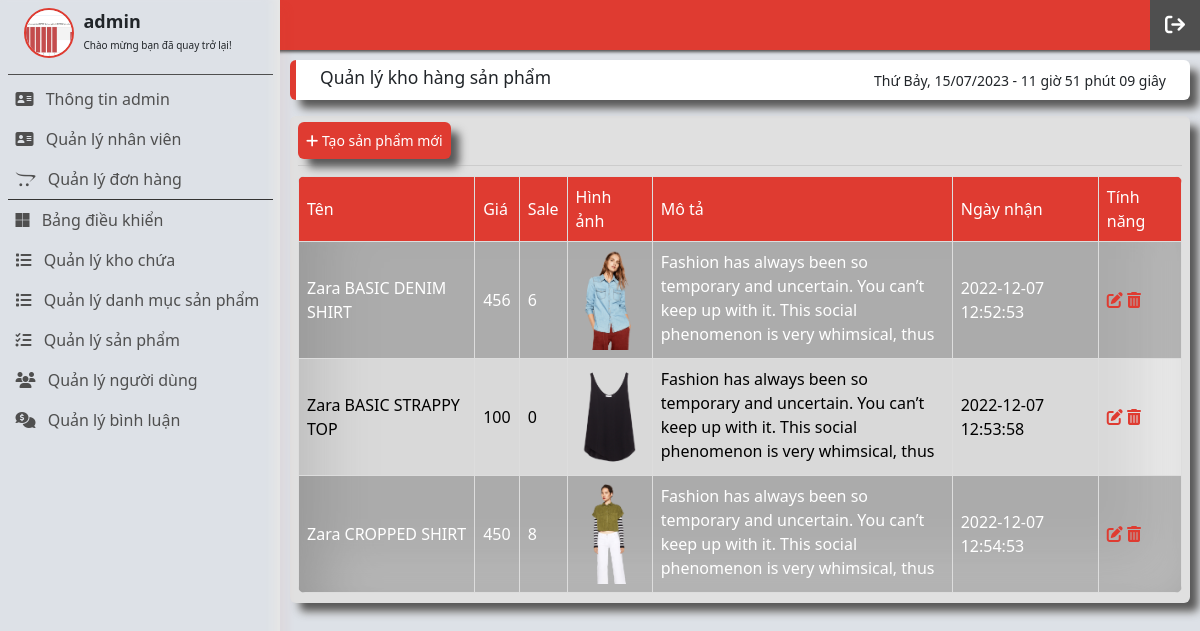
Page /admin/product-storage.php (signed in) on the committed database.
### tables this page shows
CREATE TABLE `product` (
  `id` int(11) NOT NULL COMMENT 'Mã hàng hóa',
  `name` varchar(250) NOT NULL COMMENT 'Tên hàng hóa',
  `price` float NOT NULL COMMENT 'Đơn giá',
  `saleOff` float NOT NULL COMMENT 'Mức giảm giá',
  `picture` varchar(256) NOT NULL COMMENT 'Hình ảnh',
  `date_added` timestamp NOT NULL DEFAULT current_timestamp() ON UPDATE current_timestamp() COMMENT 'Ngày nhập hàng',
  `description` text NOT NULL COMMENT 'Mô tả hàng hóa',
  `quantity` int(11) NOT NULL COMMENT 'Số lượng sản phẩm',
  `view_number` int(11) NOT NULL COMMENT 'Số lượt xem',
  `id_category` int(11) DEFAULT NULL COMMENT 'Mã loại'
);

### admin/templates/admin/layout.php (called while the page is built)
<?php
include('head.php');
include('header.php');
include('content.php');
include('footer.php');

### admin/controllers/c_product-storage.php (called while the page is built, shortened)
<?php
class c_product_storage
{
    public function get_all_product()
    {
        include('models/m_product.php');
        $get_all_product = new m_product();
        $list_all_product = $get_all_product->get_all_product();
        include('templates/admin/layout.php');
    }
}

### admin/models/database.php (called while the page is built, shortened)
<?php
class database
{
    protected $pdo = NULL;
    protected $sql = '';
    public function __construct()
    {
        try {
            $this->pdo = new PDO("mysql:host=" . DB_HOST . "; dbname=" . DB_NAME, DB_USER, DB_PWD);
            $this->pdo->query('set names "utf8"');
        } catch (PDOException $ex) {
            die($ex->getMessage());
        }
    }
    public function setQuery($sql)
    {
        $this->sql = $sql;
    }
    public function execute($options = array())
    {
        $this->sta = $this->pdo->prepare($this->sql);
        $this->sta->execute();
        return $this->sta;
    }
    public function loadAllRows($options = array())
    {
        if (!$options) {
            if (!$result = $this->execute())
                return false;
        } else {
            if (!$result = $this->execute($options))
                return false;
        }
        return $result->fetchAll(PDO::FETCH_OBJ);
    }
}

### admin/models/m_product.php (called while the page is built, shortened)
<?php
require_once "database.php";
class m_product extends database {
    public function get_all_product() {
        $sql = "select * from product";
        return $this->loadAllRows();
    }
}
?>

### admin/views/product_storage/v_product_storage.php (the view, shortened to what this page needs)
<main class="content-wrapper">
    <div class="row">
        <div class="col-md-12">
            <div class="app__title">
                <h3 class="app__title-title">Quản lý kho hàng sản phẩm</h3>
                <div id="clock"></div>
            </div>
        </div>
    </div>
    <main class="container__main">
        <div class="container__main-handler">
            <div class="container__main-link">
                <a href="add-product-storage.php">
                    <i class="fa-solid fa-plus"></i>
                    Tạo sản phẩm mới
                </a>
            </div>
        </div>
        <div class="container__table">
            <table>
                <tr>
                    <th>Tên</th>
                    <th>Giá</th>
                    <th>Sale</th>
                    <th>Hình ảnh</th>
                    <th>Mô tả</th>
                    <th>Ngày nhận</th>
                    <th>Tính năng</th>
                </tr>
                <?php foreach ($list_all_product as $key => $each) : ?>
                    <?php if($each->id_category == null) {?>
                        <tr>
                            <td><?= $each->name; ?></td>
                            <td><?= $each->price; ?></td>
                            <td><?= $each->saleOff; ?></td>
                            <td>
                                <img src="public/front-end/images/products/<?= $each->picture ?>" alt="" class="img_item">
                            </td>
                            <td class="container__table-desc-parent">
                                <div class="container__table-desc">
                                    <p><?= $each->description; ?></p>
                                </div>
                            </td>
                            <td><?= $each->date_added; ?></td>
                            <td>
                                <a href="upload-product-storage.php?id=<?= $each->id; ?>">
                                    <i class="fa-solid fa-pen-to-square"></i>
                                </a>
                                <a href="delete-product-storage.php?id=<?= $each->id; ?>">
                                    <i class="fa-solid fa-trash-can"></i>
                                </a>
                            </td>
                        </tr>
                    <?php }?>
                <?php endforeach; ?>
            </table>
        </div>
    </main>
</main>

### admin/product-storage.php (shortened to what this page needs)
<?php
include('controllers/c_product-storage.php');
if (isset($_SESSION['admin_id'])) {
    if ($_SESSION['admin_role'] == 1 || $_SESSION['admin_role'] == 2) {
        $index = new c_product_storage();
        $index->get_all_product();
    } else {
        header('location: index.php');
    }
} else {
    header('location: notfound.php');
}

### admin/templates/admin/head.php (shortened to what this page needs)
<!DOCTYPE html>
<html lang="en">
<head>
    <link href="https://cdn.jsdelivr.net/npm/bootstrap@5.2.2/dist/css/bootstrap.min.css" rel="stylesheet"
>
    <link rel="stylesheet" href="https://cdnjs.cloudflare.com/ajax/libs/font-awesome/6.2.0/css/all.min.css">
    <link rel="stylesheet" href="public/front-end/scss/main.css">
    <link rel="stylesheet" href="public/front-end/scss/content.css">
</head>
<body onload="time()">

### admin/templates/admin/header.php (shortened to what this page needs)
<header class="header">
    <div class="header__logout">
        <a href="logout_admin.php">
            <i class="fa-solid fa-arrow-right-from-bracket"></i>
        </a>
    </div>
</header>
<div class="container-fluid sidebar">
    <div class="sidebar__admin">
        <?php if (($_SESSION['admin_id']) && $_SESSION['admin_picture'] == null) { ?>
        <img src="public/front-end/images/customer/avatar-trang-facebook.jpg" alt="" class="sidebar__admin-avatar">
        <?php } else { ?>
        <img src="public/front-end/images/customer/<?= $_SESSION['admin_picture']; ?>" alt=""
            class="sidebar__admin-avatar">
        <?php } ?>
        <div class="sidebar__admin-body">
            <h3><?= $_SESSION['admin_name'] ?></h3>
            <p>Chào mừng bạn đã quay trở lại!</p>
        </div>
    </div>
    <aside class="sidebar__menu">
        <ul class="sidebar__menu-list">
            <?php if ($_SESSION['admin_role'] == 1) { ?>
            <li>
                <a href="info.php" class="sidebar__menu-link">
                    <i class="fa-solid fa-address-card"></i>
                    Thông tin admin
                </a>
            </li>
            <?php } else if ($_SESSION['admin_role'] == 2) { ?>
            <li>
                <a href="show.php" class="sidebar__menu-link">
                    <i class="fa-solid fa-address-card"></i>
                    Thông tin admin
                </a>
            </li>
            <?php } ?>
            <?php if ($_SESSION['admin_role'] == 1) { ?>
            <li>
                <a href="staff.php" class="sidebar__menu-link">
                    <i class="fa-solid fa-address-card"></i>
                    Quản lý nhân viên
                </a>
            </li>
            <?php } ?>
            <li style="border-bottom: 1px solid #333;">
                <a href="orders.php" class="sidebar__menu-link">
                    <i class="fa-brands fa-opencart"></i>
                    Quản lý đơn hàng
                </a>
            </li>
            <li>
                <a href="home.php" class="sidebar__menu-link">
                    <i class="fa-brands fa-microsoft"></i>
                    Bảng điều khiển
                </a>
            </li>
            <li>
                <a href="product-storage.php" class="sidebar__menu-link">
                    <i class="fa-solid fa-list"></i>
                    Quản lý kho chứa
                </a>
            </li>
            <li>
                <a href="product-categories.php" class="sidebar__menu-link">
                    <i class="fa-solid fa-list"></i>
                    Quản lý danh mục sản phẩm
                </a>
            </li>
            <li>
                <a href="product.php" class="sidebar__menu-link">
                    <i class="fa-solid fa-list-check"></i>
                    Quản lý sản phẩm
                </a>
            </li>
            <li>
                <a href="customer.php" class="sidebar__menu-link">
                    <i class="fa-solid fa-users"></i>
                    Quản lý người dùng
                </a>
            </li>
            <li>
                <a href="comments.php" class="sidebar__menu-link">
                    <i class="fa-solid fa-comments-dollar"></i>
                    Quản lý bình luận
                </a>
            </li>
        </ul>
    </aside>
</div>

### admin/templates/admin/content.php
<?php
if (isset($view)) {
    include $view;
}

### admin/templates/admin/footer.php (shortened to what this page needs)
</body>
</html>

### admin/public/front-end/scss/main.css (style rules this page uses)
* { margin: 0; padding: 0; box-sizing: border-box; }
html { font-size: 62.5%; line-height: 1.6; font-family: "Roboto Mono", monospace; }
body { background-color: #dde1e7; }
a { text-decoration: none; }
ul { list-style: none; margin: 0; }
.header { display: block; position: fixed; height: 5rem; z-index: 100; top: 0; left: 0; right: 0; background-color: #df3b31; display: flex; justify-content: flex-end; align-items: center; box-shadow: 0.2rem 0.2rem 0.3rem #4f4f4f; }
.header__logout { height: 5rem; width: 5rem; display: flex; align-items: center; justify-content: center; font-size: 2rem; color: #ffffff; cursor: pointer; background-color: #4f4f4f; }
.header__logout a { color: #fff; }
.sidebar { width: 28rem; position: fixed; top: 0; left: 0; bottom: 0; z-index: 1000; background-color: #dde1e7; background: #dde1e7; box-shadow: 7px 7px 10px rgba(223, 59, 49, 0.05), inset -7px -7px 10px #e6e6e6; }
.sidebar__admin { padding: 0.8rem 1.6rem 0.8rem; display: flex; align-items: center; border-bottom: 1px solid #4f4f4f; }
.sidebar__admin-avatar { height: 5rem; width: 5rem; -o-object-fit: cover; object-fit: cover; border-radius: 50%; -webkit-border-radius: 50%; -moz-border-radius: 50%; -ms-border-radius: 50%; -o-border-radius: 50%; border: 2px solid #df3b31; margin-bottom: 0.8rem; margin-right: 1rem; }
.sidebar__admin-body h3 { font-size: 1.8rem; font-weight: 600; }
.sidebar__admin-body p { font-size: 1rem; }
.sidebar__menu { padding: 0.4rem 0; overflow-y: scroll; height: 100%; }
.sidebar__menu-list { padding-left: 0; }
.sidebar__menu-link { display: inline-block; padding: 0.8rem; border-radius: 0.4rem; -webkit-border-radius: 0.4rem; -moz-border-radius: 0.4rem; -ms-border-radius: 0.4rem; -o-border-radius: 0.4rem; width: 100%; color: #4f4f4f; font-size: 1.6rem; font-weight: 400; transition: 0.4s; -webkit-transition: 0.4s; -moz-transition: 0.4s; -ms-transition: 0.4s; -o-transition: 0.4s; }
.sidebar__menu-link i { margin-right: 0.8rem; }

### rows in the picture
product: name "Zara BASIC DENIM SHIRT", price "456", saleOff "6", picture (picture), description "Fashion has always been so temporary and uncertain. You can’t keep up with it. This social phenomenon is very whimsical, thus…", date_added "2022-12-07 12:52:53"
product: name "Zara BASIC STRAPPY TOP", price "100", saleOff "0", picture (picture), description "Fashion has always been so temporary and uncertain. You can’t keep up with it. This social phenomenon is very whimsical, thus…", date_added "2022-12-07 12:53:58"
product: name "Zara CROPPED SHIRT", price "450", saleOff "8", picture (picture), description "Fashion has always been so temporary and uncertain. You can’t keep up with it. This social phenomenon is very whimsical, thus…", date_added "2022-12-07 12:54:53"

### other values in the picture
$_SESSION['admin_name'] "admin"
